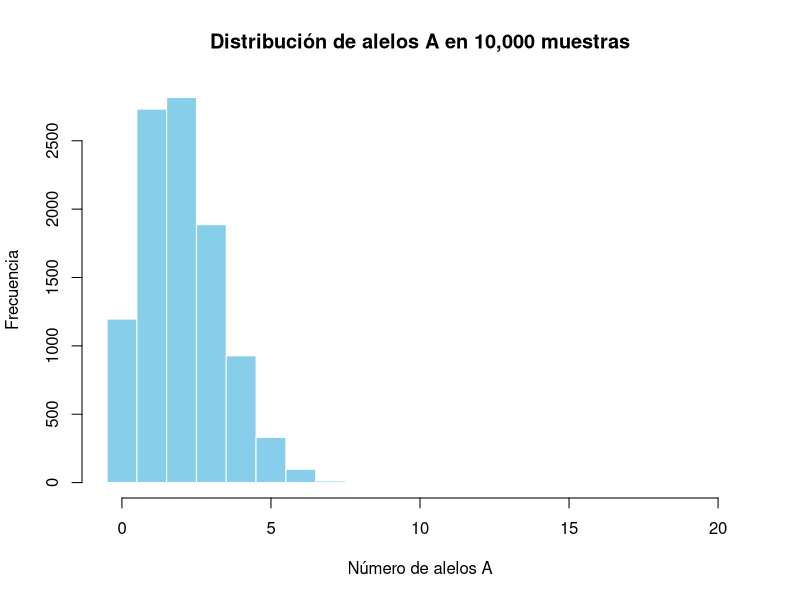
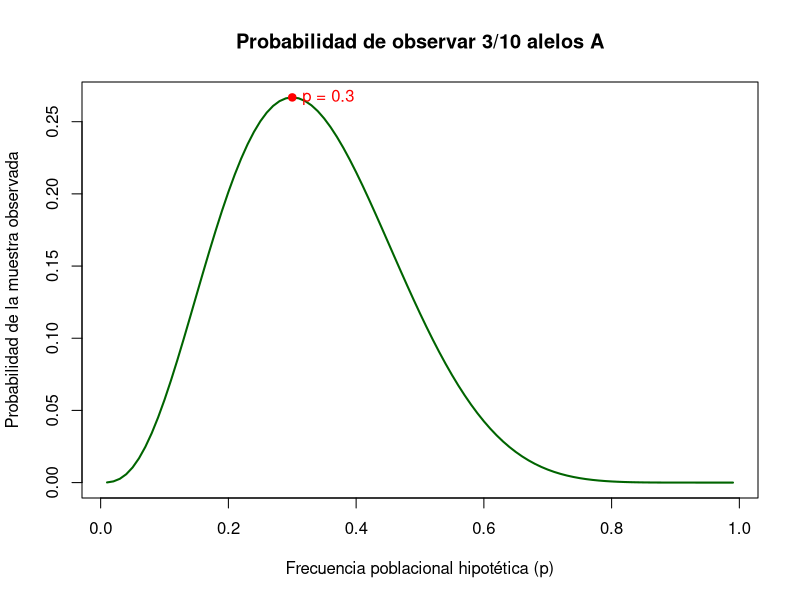
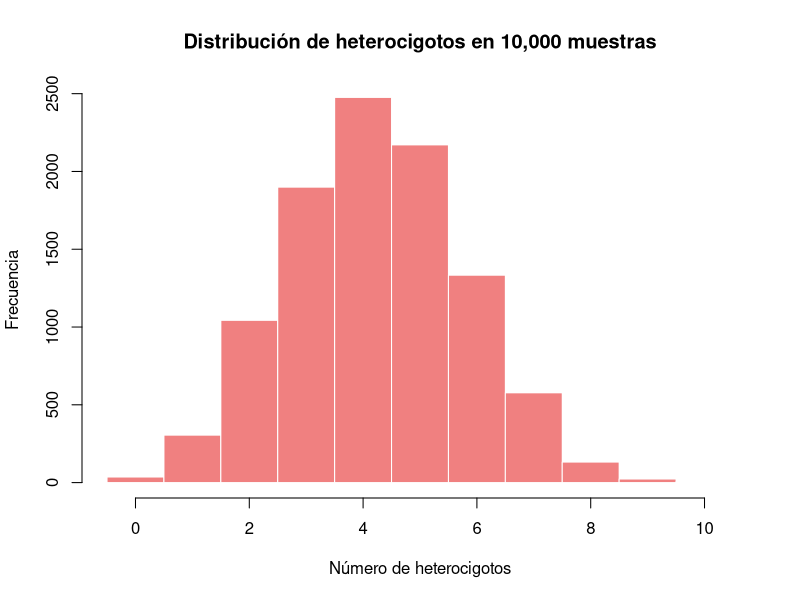

The R source for these figures, in order:
## ---- chunk 1

# Definir los parámetros
n <- 20  # Tamaño de la muestra
p <- 0.1  # Frecuencia del alelo A

# Simular 10,000 muestras
num_simulaciones <- 10000
muestras_simuladas <- rbinom(n = num_simulaciones, size = n, prob = p)

# Descriptores numéricos
media_simulada <- mean(muestras_simuladas)
print(paste("La media de las simulaciones es:", round(media_simulada, 2)))
print(paste("La desviación estándar de las simulaciones es:", round(sd(muestras_simuladas), 2)))

# Gráfico de la distribución
hist(muestras_simuladas,
     breaks = seq(-0.5, n + 0.5, by = 1),
     col = "skyblue",
     border = "white",
     main = "Distribución de alelos A en 10,000 muestras",
     xlab = "Número de alelos A",
     ylab = "Frecuencia")
## ---- chunk 2
# Definir los parámetros de la muestra
k_observado <- 3
n_muestra <- 10

# Rango de frecuencias poblacionales para evaluar
frecuencias_poblacionales <- seq(0.01, 0.99, by = 0.01) # Esto permite que recorra el vector cada 0.01

# Calcular la probabilidad para cada frecuencia poblacional
probabilidades <- dbinom(x = k_observado, size = n_muestra, prob = frecuencias_poblacionales)

# Gráfico de la verosimilitud
plot(frecuencias_poblacionales,
     probabilidades,
     type = "l",
     lwd = 2,
     col = "darkgreen",
     main = "Probabilidad de observar 3/10 alelos A",
     xlab = "Frecuencia poblacional hipotética (p)",
     ylab = "Probabilidad de la muestra observada")

# Marcar el punto de máxima probabilidad
max_p <- frecuencias_poblacionales[which.max(probabilidades)]
points(max_p, max(probabilidades), col = "red", pch = 19)
text(max_p, max(probabilidades), labels = paste("p =", round(max_p, 2)), pos = 4, col = "red")
## ---- chunk 3
# Definir los parámetros
p_alelo_A <- 0.3
prob_heterocigoto <- 2 * p_alelo_A * (1 - p_alelo_A)
n_individuos <- 10

# Simular la variación de la frecuencia de heterocigotos
num_simulaciones <- 10000
muestras_heterocigotos <- rbinom(n = num_simulaciones, size = n_individuos, prob = prob_heterocigoto)

# Caracterizar la distribución
media_simulada_h <- mean(muestras_heterocigotos)
print(paste("La media de heterocigotos simulados es:", round(media_simulada_h, 2)))
print(paste("La desviación estándar de las simulaciones es:", round(sd(muestras_heterocigotos), 2)))

# Gráfico de la distribución
hist(muestras_heterocigotos,
     breaks = seq(-0.5, n_individuos + 0.5, by = 1),
     col = "lightcoral",
     border = "white",
     main = "Distribución de heterocigotos en 10,000 muestras",
     xlab = "Número de heterocigotos",
     ylab = "Frecuencia")
## ---- chunk 4

runif(1)

## ---- chunk 5

# -----------------------------
# Parámetros
# -----------------------------
N <- 5e5        # tamaño efectivo
mu <- 1e-5      # tasa de mutación
n <- 4          # número de secuencias

# -----------------------------
# 1. Simular tiempos de coalescencia
# -----------------------------
# Función para simular tiempo de espera (geométrico)
simular_T <- function(n_linajes, N) {
  pares <- choose(n_linajes, 2)
  p <- pares / (2 * N)     # probabilidad de coalescencia por generación
  rgeom(1, p)              # tiempo de espera ~ geométrica
}

# Guardamos los tiempos
T4 <- simular_T(4, N)
T3 <- simular_T(3, N)
T2 <- simular_T(2, N)

cat("T4 =", T4, "\n")
cat("T3 =", T3, "\n")
cat("T2 =", T2, "\n")

# -----------------------------
# 2. Tiempo total de ramas
# -----------------------------
T_total <- (4 * T4) + (3 * T3) + (2 * T2)
cat("Tiempo total de ramas =", T_total, "\n")

# -----------------------------
# 3. Número de mutaciones (S)
# -----------------------------
S <- rpois(1, lambda = T_total * mu)  # Poisson con media T_total * mu
cat("Número de mutaciones S =", S, "\n")

# -----------------------------
# 4. Diversidad nucleotídica (π)
# -----------------------------
pi_est <- 4 * N * mu
cat("π esperado =", pi_est, "\n")

# -----------------------------
# 5. Theta de Watterson (θW)
# -----------------------------
a_n <- sum(1 / (1:(n - 1)))
theta_W <- S / a_n
cat("θW estimado =", theta_W, "\n")


## ---- chunk 6
p1 <- 0.5 # La frecuencia actual
p2 <- runif(1)
p2 # La frecuencia propuesta

# Verosimilitud bajo p1
conteo_p1 <- dbinom(50, 100, p1)
conteo_p1
# Verosimilitud bajo p2
conteo_p2 <- dbinom(50, 100, p2)
conteo_p2


# Razón de verosimilitudes (alpha)
alpha = conteo_p2/conteo_p1
alpha

# Decisión de aceptar o rechazar
u <- runif(1)
if (u < alpha) {
  decision <- "ACEPTAR"
} else {
  decision <- "RECHAZAR"
}
decision

## ---- chunk 7
p1 <- 0.8 # La frecuencia actual
p2 <- runif(1)
p2 # La frecuencia propuesta

# Verosimilitud bajo p1
conteo_p1 <- dbinom(63, 100, p1)
conteo_p1
# Verosimilitud bajo p2
conteo_p2 <- dbinom(63, 100, p2)
conteo_p2


# Razón de verosimilitudes (alpha)
alpha = conteo_p2/conteo_p1
alpha

# Decisión de aceptar o rechazar
u <- runif(1)
if (u < alpha) {
  decision <- "ACEPTAR"
} else {
  decision <- "RECHAZAR"
}
decision

